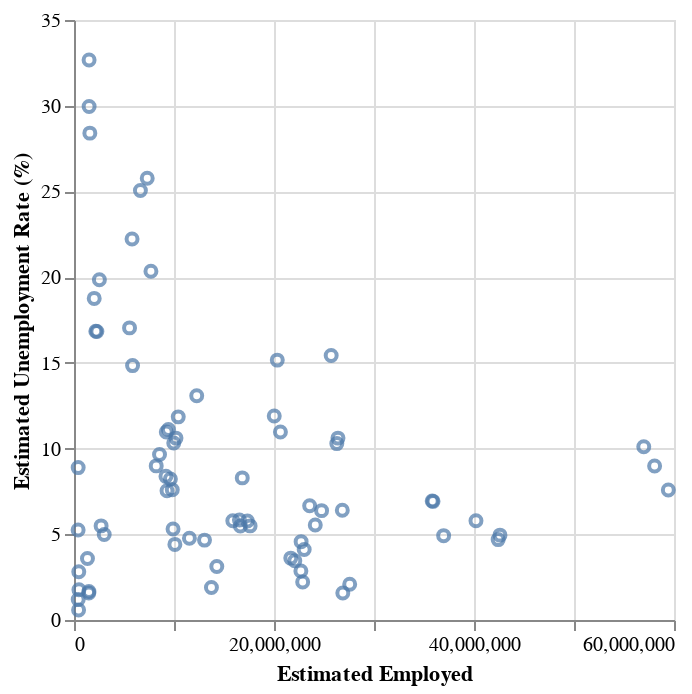

The notebook cell this image was saved under:
### Code cell
alt.Chart(filtered_df).mark_point().encode(
    x=" Estimated Employed",
    y=" Estimated Unemployment Rate (%)",
)

### Figure 1 — Vega-Lite specification as saved in the notebook (floating-point values rounded to 4 significant figures)
{"$schema": "https://vega.github.io/schema/vega-lite/v5.8.0.json", "config": {"view": {"continuousHeight": 300, "continuousWidth": 300}}, "data": {"name": "data-577229d948ffa1f44265610829e8ca5b"}, "datasets": {"data-577229d948ffa1f44265610829e8ca5b": [{" Date": "January", " Estimated Employed": 16635535, " Estimated Labour Participation Rate (%)": 41.02, " Estimated Unemployment Rate (%)": 5.48, " Frequency": " M", "Region": "South", "State": "Andhra Pradesh", "__selected": true, "index": 1, "latitude": 79.74, "longitude": 15.91}, {" Date": "February", " Estimated Employed": 16545652, " Estimated Labour Participation Rate (%)": 40.9, " Estimated Unemployment Rate (%)": 5.83, " Frequency": " M", "Region": "South", "State": "Andhra Pradesh", "__selected": true, "index": 2, "latitude": 79.74, "longitude": 15.91}, {" Date": "March", " Estimated Employed": 15881197, " Estimated Labour Participation Rate (%)": 39.18, " Estimated Unemployment Rate (%)": 5.79, " Frequency": " M", "Region": "South", "State": "Andhra Pradesh", "__selected": true, "index": 3, "latitude": 79.74, "longitude": 15.91}, {" Date": "January", " Estimated Employed": 13051904, " Estimated Labour Participation Rate (%)": 52.98, " Estimated Unemployment Rate (%)": 4.66, " Frequency": " M", "Region": "Northeast", "State": "Assam", "__selected": true, "index": 11, "latitude": 92.94, "longitude": 26.2}, {" Date": "February", " Estimated Employed": 10088268, " Estimated Labour Participation Rate (%)": 40.77, " Estimated Unemployment Rate (%)": 4.41, " Frequency": " M", "Region": "Northeast", "State": "Assam", "__selected": true, "index": 12, "latitude": 92.94, "longitude": 26.2}, {" Date": "March", " Estimated Employed": 11542888, " Estimated Labour Participation Rate (%)": 46.73, " Estimated Unemployment Rate (%)": 4.77, " Frequency": " M", "Region": "Northeast", "State": "Assam", "__selected": true, "index": 13, "latitude": 92.94, "longitude": 26.2}, {" Date": "January", " Estimated Employed": 26397671, " Estimated Labour Participation Rate (%)": 37.72, " Estimated Unemployment Rate (%)": 10.61, " Frequency": " M", "Region": "East", "State": "Bihar", "__selected": true, "index": 21, "latitude": 85.31, "longitude": 25.1}, {" Date": "February", " Estimated Employed": 26281655, " Estimated Labour Participation Rate (%)": 37.35, " Estimated Unemployment Rate (%)": 10.29, " Frequency": " M", "Region": "East", "State": "Bihar", "__selected": true, "index": 22, "latitude": 85.31, "longitude": 25.1}, {" Date": "March", " Estimated Employed": 25717519, " Estimated Labour Participation Rate (%)": 38.69, " Estimated Unemployment Rate (%)": 15.43, " Frequency": " M", "Region": "East", "State": "Bihar", "__selected": true, "index": 23, "latitude": 85.31, "longitude": 25.1}, {" Date": "January", " Estimated Employed": 8552172, " Estimated Labour Participation Rate (%)": 43.08, " Estimated Unemployment Rate (%)": 9.65, " Frequency": " M", "Region": "West", "State": "Chhattisgarh", "__selected": true, "index": 31, "latitude": 81.87, "longitude": 21.28}, {" Date": "February", " Estimated Employed": 9195114, " Estimated Labour Participation Rate (%)": 45.58, " Estimated Unemployment Rate (%)": 8.38, " Frequency": " M", "Region": "West", "State": "Chhattisgarh", "__selected": true, "index": 32, "latitude": 81.87, "longitude": 21.28}, {" Date": "March", " Estimated Employed": 9302317, " Estimated Labour Participation Rate (%)": 45.59, " Estimated Unemployment Rate (%)": 7.54, " Frequency": " M", "Region": "West", "State": "Chhattisgarh", "__selected": true, "index": 33, "latitude": 81.87, "longitude": 21.28}, {" Date": "January", " Estimated Employed": 5805284, " Estimated Labour Participation Rate (%)": 47.79, " Estimated Unemployment Rate (%)": 22.23, " Frequency": " M", "Region": "North", "State": "Delhi", "__selected": true, "index": 41, "latitude": 77.1, "longitude": 28.7}, {" Date": "February", " Estimated Employed": 5856307, " Estimated Labour Participation Rate (%)": 43.92, " Estimated Unemployment Rate (%)": 14.84, " Frequency": " M", "Region": "North", "State": "Delhi", "__selected": true, "index": 42, "latitude": 77.1, "longitude": 28.7}, {" Date": "March", " Estimated Employed": 5553805, " Estimated Labour Participation Rate (%)": 42.65, " Estimated Unemployment Rate (%)": 17.04, " Frequency": " M", "Region": "North", "State": "Delhi", "__selected": true, "index": 43, "latitude": 77.1, "longitude": 28.7}, {" Date": "January", " Estimated Employed": 416750, " Estimated Labour Participation Rate (%)": 35.73, " Estimated Unemployment Rate (%)": 8.89, " Frequency": " M", "Region": "West", "State": "Goa", "__selected": true, "index": 51, "latitude": 74.12, "longitude": 15.3}, {" Date": "February", " Estimated Employed": 478068, " Estimated Labour Participation Rate (%)": 38.38, " Estimated Unemployment Rate (%)": 2.81, " Frequency": " M", "Region": "West", "State": "Goa", "__selected": true, "index": 52, "latitude": 74.12, "longitude": 15.3}, {" Date": "March", " Estimated Employed": 411761, " Estimated Labour Participation Rate (%)": 33.88, " Estimated Unemployment Rate (%)": 5.25, " Frequency": " M", "Region": "West", "State": "Goa", "__selected": true, "index": 53, "latitude": 74.12, "longitude": 15.3}, {" Date": "January", " Estimated Employed": 24126346, " Estimated Labour Participation Rate (%)": 48.49, " Estimated Unemployment Rate (%)": 5.54, " Frequency": " M", "Region": "West", "State": "Gujarat", "__selected": true, "index": 61, "latitude": 71.19, "longitude": 22.26}, {" Date": "February", " Estimated Employed": 24757795, " Estimated Labour Participation Rate (%)": 50.11, " Estimated Unemployment Rate (%)": 6.38, " Frequency": " M", "Region": "West", "State": "Gujarat", "__selected": true, "index": 62, "latitude": 71.19, "longitude": 22.26}, {" Date": "March", " Estimated Employed": 23566641, " Estimated Labour Participation Rate (%)": 47.75, " Estimated Unemployment Rate (%)": 6.66, " Frequency": " M", "Region": "West", "State": "Gujarat", "__selected": true, "index": 63, "latitude": 71.19, "longitude": 22.26}, {" Date": "January", " Estimated Employed": 7693231, " Estimated Labour Participation Rate (%)": 43.36, " Estimated Unemployment Rate (%)": 20.34, " Frequency": " M", "Region": "North", "State": "Haryana", "__selected": true, "index": 71, "latitude": 76.09, "longitude": 29.06}, {" Date": "February", " Estimated Employed": 7322942, " Estimated Labour Participation Rate (%)": 44.21, " Estimated Unemployment Rate (%)": 25.77, " Frequency": " M", "Region": "North", "State": "Haryana", "__selected": true, "index": 72, "latitude": 76.09, "longitude": 29.06}, {" Date": "March", " Estimated Employed": 6641555, " Estimated Labour Participation Rate (%)": 39.63, " Estimated Unemployment Rate (%)": 25.05, " Frequency": " M", "Region": "North", "State": "Haryana", "__selected": true, "index": 73, "latitude": 76.09, "longitude": 29.06}, {" Date": "January", " Estimated Employed": 2287632, " Estimated Labour Participation Rate (%)": 45.5, " Estimated Unemployment Rate (%)": 16.83, " Frequency": " M", "Region": "North", "State": "Himachal Pradesh", "__selected": true, "index": 81, "latitude": 77.17, "longitude": 31.1}, {" Date": "February", " Estimated Employed": 2180268, " Estimated Labour Participation Rate (%)": 43.3, " Estimated Unemployment Rate (%)": 16.84, " Frequency": " M", "Region": "North", "State": "Himachal Pradesh", "__selected": true, "index": 82, "latitude": 77.17, "longitude": 31.1}, {" Date": "March", " Estimated Employed": 2021858, " Estimated Labour Participation Rate (%)": 41.04, " Estimated Unemployment Rate (%)": 18.76, " Frequency": " M", "Region": "North", "State": "Himachal Pradesh", "__selected": true, "index": 83, "latitude": 77.17, "longitude": 31.1}, {" Date": "January", " Estimated Employed": 10198029, " Estimated Labour Participation Rate (%)": 42.92, " Estimated Unemployment Rate (%)": 10.61, " Frequency": " M", "Region": "East", "State": "Jharkhand", "__selected": true, "index": 100, "latitude": 85.28, "longitude": 23.61}, {" Date": "February", " Estimated Employed": 10425425, " Estimated Labour Participation Rate (%)": 44.4, " Estimated Unemployment Rate (%)": 11.85, " Frequency": " M", "Region": "East", "State": "Jharkhand", "__selected": true, "index": 101, "latitude": 85.28, "longitude": 23.61}, {" Date": "March", " Estimated Employed": 9638115, " Estimated Labour Participation Rate (%)": 39.34, " Estimated Unemployment Rate (%)": 8.23, " Frequency": " M", "Region": "East", "State": "Jharkhand", "__selected": true, "index": 102, "latitude": 85.28, "longitude": 23.61}, {" Date": "January", " Estimated Employed": 22688028, " Estimated Labour Participation Rate (%)": 42.18, " Estimated Unemployment Rate (%)": 2.86, " Frequency": " M", "Region": "South", "State": "Karnataka", "__selected": true, "index": 110, "latitude": 75.71, "longitude": 15.32}, {" Date": "February", " Estimated Employed": 21677719, " Estimated Labour Participation Rate (%)": 40.54, " Estimated Unemployment Rate (%)": 3.61, " Frequency": " M", "Region": "South", "State": "Karnataka", "__selected": true, "index": 111, "latitude": 75.71, "longitude": 15.32}, {" Date": "March", " Estimated Employed": 22079653, " Estimated Labour Participation Rate (%)": 41.14, " Estimated Unemployment Rate (%)": 3.46, " Frequency": " M", "Region": "South", "State": "Karnataka", "__selected": true, "index": 112, "latitude": 75.71, "longitude": 15.32}, {" Date": "January", " Estimated Employed": 9904534, " Estimated Labour Participation Rate (%)": 37.12, " Estimated Unemployment Rate (%)": 5.31, " Frequency": " M", "Region": "South", "State": "Kerala", "__selected": true, "index": 120, "latitude": 76.27, "longitude": 10.85}, {" Date": "February", " Estimated Employed": 9828023, " Estimated Labour Participation Rate (%)": 37.71, " Estimated Unemployment Rate (%)": 7.6, " Frequency": " M", "Region": "South", "State": "Kerala", "__selected": true, "index": 121, "latitude": 76.27, "longitude": 10.85}, {" Date": "March", " Estimated Employed": 8221728, " Estimated Labour Participation Rate (%)": 32, " Estimated Unemployment Rate (%)": 8.99, " Frequency": " M", "Region": "South", "State": "Kerala", "__selected": true, "index": 122, "latitude": 76.27, "longitude": 10.85}, {" Date": "January", " Estimated Employed": 23018632, " Estimated Labour Participation Rate (%)": 39.42, " Estimated Unemployment Rate (%)": 4.11, " Frequency": " M", "Region": "West", "State": "Madhya Pradesh", "__selected": true, "index": 130, "latitude": 78.66, "longitude": 22.97}, {" Date": "February", " Estimated Employed": 22711479, " Estimated Labour Participation Rate (%)": 39, " Estimated Unemployment Rate (%)": 4.57, " Frequency": " M", "Region": "West", "State": "Madhya Pradesh", "__selected": true, "index": 131, "latitude": 78.66, "longitude": 22.97}, {" Date": "March", " Estimated Employed": 22867164, " Estimated Labour Participation Rate (%)": 38.24, " Estimated Unemployment Rate (%)": 2.22, " Frequency": " M", "Region": "West", "State": "Madhya Pradesh", "__selected": true, "index": 132, "latitude": 78.66, "longitude": 22.97}, {" Date": "January", " Estimated Employed": 42596868, " Estimated Labour Participation Rate (%)": 44.19, " Estimated Unemployment Rate (%)": 4.95, " Frequency": " M", "Region": "West", "State": "Maharashtra", "__selected": true, "index": 140, "latitude": 75.71, "longitude": 19.75}, {" Date": "February", " Estimated Employed": 42416317, " Estimated Labour Participation Rate (%)": 43.8, " Estimated Unemployment Rate (%)": 4.69, " Frequency": " M", "Region": "West", "State": "Maharashtra", "__selected": true, "index": 141, "latitude": 75.71, "longitude": 19.75}, {" Date": "March", " Estimated Employed": 40196806, " Estimated Labour Participation Rate (%)": 41.91, " Estimated Unemployment Rate (%)": 5.79, " Frequency": " M", "Region": "West", "State": "Maharashtra", "__selected": true, "index": 142, "latitude": 75.71, "longitude": 19.75}, {" Date": "January", " Estimated Employed": 1491093, " Estimated Labour Participation Rate (%)": 65.49, " Estimated Unemployment Rate (%)": 1.66, " Frequency": " M", "Region": "Northeast", "State": "Meghalaya", "__selected": true, "index": 150, "latitude": 91.37, "longitude": 25.47}, {" Date": "February", " Estimated Employed": 1346829, " Estimated Labour Participation Rate (%)": 60.2, " Estimated Unemployment Rate (%)": 3.59, " Frequency": " M", "Region": "Northeast", "State": "Meghalaya", "__selected": true, "index": 151, "latitude": 91.37, "longitude": 25.47}, {" Date": "March", " Estimated Employed": 1482351, " Estimated Labour Participation Rate (%)": 64.74, " Estimated Unemployment Rate (%)": 1.58, " Frequency": " M", "Region": "Northeast", "State": "Meghalaya", "__selected": true, "index": 152, "latitude": 91.37, "longitude": 25.47}, {" Date": "January", " Estimated Employed": 13743448, " Estimated Labour Participation Rate (%)": 39.44, " Estimated Unemployment Rate (%)": 1.9, " Frequency": " M", "Region": "East", "State": "Odisha", "__selected": true, "index": 160, "latitude": 85.1, "longitude": 20.95}, {" Date": "February", " Estimated Employed": 14280735, " Estimated Labour Participation Rate (%)": 41.44, " Estimated Unemployment Rate (%)": 3.12, " Frequency": " M", "Region": "East", "State": "Odisha", "__selected": true, "index": 161, "latitude": 85.1, "longitude": 20.95}, {" Date": "March", " Estimated Employed": 12272109, " Estimated Labour Participation Rate (%)": 39.62, " Estimated Unemployment Rate (%)": 13.08, " Frequency": " M", "Region": "East", "State": "Odisha", "__selected": true, "index": 162, "latitude": 85.1, "longitude": 20.95}, {" Date": "January", " Estimated Employed": 457950, " Estimated Labour Participation Rate (%)": 37.46, " Estimated Unemployment Rate (%)": 0.58, " Frequency": " M", "Region": "South", "State": "Puducherry", "__selected": true, "index": 170, "latitude": 79.81, "longitude": 11.94}, {" Date": "February", " Estimated Employed": 493961, " Estimated Labour Participation Rate (%)": 40.8, " Estimated Unemployment Rate (%)": 1.76, " Frequency": " M", "Region": "South", "State": "Puducherry", "__selected": true, "index": 171, "latitude": 79.81, "longitude": 11.94}, {" Date": "March", " Estimated Employed": 421028, " Estimated Labour Participation Rate (%)": 34.49, " Estimated Unemployment Rate (%)": 1.2, " Frequency": " M", "Region": "South", "State": "Puducherry", "__selected": true, "index": 172, "latitude": 79.81, "longitude": 11.94}, {" Date": "January", " Estimated Employed": 9442093, " Estimated Labour Participation Rate (%)": 42.82, " Estimated Unemployment Rate (%)": 11.11, " Frequency": " M", "Region": "North", "State": "Punjab", "__selected": true, "index": 180, "latitude": 75.34, "longitude": 31.15}, {" Date": "February", " Estimated Employed": 9229047, " Estimated Labour Participation Rate (%)": 41.72, " Estimated Unemployment Rate (%)": 10.97, " Frequency": " M", "Region": "North", "State": "Punjab", "__selected": true, "index": 181, "latitude": 75.34, "longitude": 31.15}, {" Date": "March", " Estimated Employed": 9975485, " Estimated Labour Participation Rate (%)": 44.69, " Estimated Unemployment Rate (%)": 10.32, " Frequency": " M", "Region": "North", "State": "Punjab", "__selected": true, "index": 182, "latitude": 75.34, "longitude": 31.15}, {" Date": "January", " Estimated Employed": 20641716, " Estimated Labour Participation Rate (%)": 40.51, " Estimated Unemployment Rate (%)": 10.97, " Frequency": " M", "Region": "North", "State": "Rajasthan", "__selected": true, "index": 190, "latitude": 74.22, "longitude": 27.02}, {" Date": "February", " Estimated Employed": 20328915, " Estimated Labour Participation Rate (%)": 41.77, " Estimated Unemployment Rate (%)": 15.16, " Frequency": " M", "Region": "North", "State": "Rajasthan", "__selected": true, "index": 191, "latitude": 74.22, "longitude": 27.02}, {" Date": "March", " Estimated Employed": 20024680, " Estimated Labour Participation Rate (%)": 39.54, " Estimated Unemployment Rate (%)": 11.9, " Frequency": " M", "Region": "North", "State": "Rajasthan", "__selected": true, "index": 192, "latitude": 74.22, "longitude": 27.02}, {" Date": "January", " Estimated Employed": 26881641, " Estimated Labour Participation Rate (%)": 41.96, " Estimated Unemployment Rate (%)": 1.57, " Frequency": " M", "Region": "South", "State": "Tamil Nadu", "__selected": true, "index": 208, "latitude": 78.66, "longitude": 11.13}, {" Date": "February", " Estimated Employed": 27570589, " Estimated Labour Participation Rate (%)": 43.2, " Estimated Unemployment Rate (%)": 2.09, " Frequency": " M", "Region": "South", "State": "Tamil Nadu", "__selected": true, "index": 209, "latitude": 78.66, "longitude": 11.13}, {" Date": "March", " Estimated Employed": 26830768, " Estimated Labour Participation Rate (%)": 43.91, " Estimated Unemployment Rate (%)": 6.4, " Frequency": " M", "Region": "South", "State": "Tamil Nadu", "__selected": true, "index": 210, "latitude": 78.66, "longitude": 11.13}, {" Date": "January", " Estimated Employed": 17609295, " Estimated Labour Participation Rate (%)": 59.25, " Estimated Unemployment Rate (%)": 5.49, " Frequency": " M", "Region": "South", "State": "Telangana", "__selected": true, "index": 218, "latitude": 79.02, "longitude": 18.11}, {" Date": "February", " Estimated Employed": 16825970, " Estimated Labour Participation Rate (%)": 58.24, " Estimated Unemployment Rate (%)": 8.29, " Frequency": " M", "Region": "South", "State": "Telangana", "__selected": true, "index": 219, "latitude": 79.02, "longitude": 18.11}, {" Date": "March", " Estimated Employed": 17341613, " Estimated Labour Participation Rate (%)": 58.31, " Estimated Unemployment Rate (%)": 5.77, " Frequency": " M", "Region": "South", "State": "Telangana", "__selected": true, "index": 220, "latitude": 79.02, "longitude": 18.11}, {" Date": "January", " Estimated Employed": 1508130, " Estimated Labour Participation Rate (%)": 69.69, " Estimated Unemployment Rate (%)": 32.67, " Frequency": " M", "Region": "Northeast", "State": "Tripura", "__selected": true, "index": 228, "latitude": 91.99, "longitude": 23.94}, {" Date": "February", " Estimated Employed": 1584686, " Estimated Labour Participation Rate (%)": 68.74, " Estimated Unemployment Rate (%)": 28.4, " Frequency": " M", "Region": "Northeast", "State": "Tripura", "__selected": true, "index": 229, "latitude": 91.99, "longitude": 23.94}, {" Date": "March", " Estimated Employed": 1511217, " Estimated Labour Participation Rate (%)": 66.89, " Estimated Unemployment Rate (%)": 29.95, " Frequency": " M", "Region": "Northeast", "State": "Tripura", "__selected": true, "index": 230, "latitude": 91.99, "longitude": 23.94}, {" Date": "January", " Estimated Employed": 59433759, " Estimated Labour Participation Rate (%)": 39.63, " Estimated Unemployment Rate (%)": 7.58, " Frequency": " M", "Region": "North", "State": "Uttar Pradesh", "__selected": true, "index": 238, "latitude": 80.95, "longitude": 26.85}, {" Date": "February", " Estimated Employed": 58060531, " Estimated Labour Participation Rate (%)": 39.23, " Estimated Unemployment Rate (%)": 8.98, " Frequency": " M", "Region": "North", "State": "Uttar Pradesh", "__selected": true, "index": 239, "latitude": 80.95, "longitude": 26.85}, {" Date": "March", " Estimated Employed": 56976338, " Estimated Labour Participation Rate (%)": 38.89, " Estimated Unemployment Rate (%)": 10.11, " Frequency": " M", "Region": "North", "State": "Uttar Pradesh", "__selected": true, "index": 240, "latitude": 80.95, "longitude": 26.85}, {" Date": "January", " Estimated Employed": 2711639, " Estimated Labour Participation Rate (%)": 32.99, " Estimated Unemployment Rate (%)": 5.49, " Frequency": " M", "Region": "North", "State": "Uttarakhand", "__selected": true, "index": 248, "latitude": 79.02, "longitude": 30.07}, {" Date": "February", " Estimated Employed": 3020931, " Estimated Labour Participation Rate (%)": 36.48, " Estimated Unemployment Rate (%)": 4.99, " Frequency": " M", "Region": "North", "State": "Uttarakhand", "__selected": true, "index": 249, "latitude": 79.02, "longitude": 30.07}, {" Date": "March", " Estimated Employed": 2539302, " Estimated Labour Participation Rate (%)": 36.27, " Estimated Unemployment Rate (%)": 19.85, " Frequency": " M", "Region": "North", "State": "Uttarakhand", "__selected": true, "index": 250, "latitude": 79.02, "longitude": 30.07}, {" Date": "January", " Estimated Employed": 35820789, " Estimated Labour Participation Rate (%)": 47.35, " Estimated Unemployment Rate (%)": 6.94, " Frequency": " M", "Region": "East", "State": "West Bengal", "__selected": true, "index": 258, "latitude": 87.86, "longitude": 22.99}, {" Date": "February", " Estimated Employed": 36964178, " Estimated Labour Participation Rate (%)": 47.74, " Estimated Unemployment Rate (%)": 4.92, " Frequency": " M", "Region": "East", "State": "West Bengal", "__selected": true, "index": 259, "latitude": 87.86, "longitude": 22.99}, {" Date": "March", " Estimated Employed": 35903917, " Estimated Labour Participation Rate (%)": 47.27, " Estimated Unemployment Rate (%)": 6.92, " Frequency": " M", "Region": "East", "State": "West Bengal", "__selected": true, "index": 260, "latitude": 87.86, "longitude": 22.99}]}, "encoding": {"x": {"field": " Estimated Employed", "type": "quantitative"}, "y": {"field": " Estimated Unemployment Rate (%)", "type": "quantitative"}}, "mark": {"type": "point"}}
